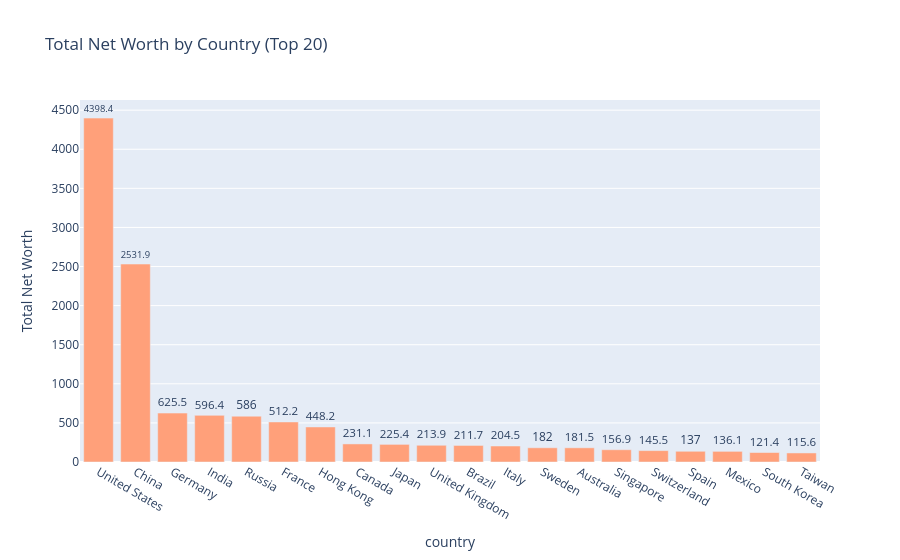

The notebook cell saved with this chart:
### Code cell
# How does wealthy vary by country?
plot_worth_unstacked('country')

### Figure 1 — Plotly figure (JSON) as saved in the notebook; plotly's stock layout.template omitted (floating-point values rounded to 4 significant figures)
{"data": [{"alignmentgroup": "True", "hovertemplate": "country=%{x}<br>networth=%{text}<extra></extra>", "legendgroup": "", "marker": {"color": "lightsalmon", "pattern": {"shape": ""}}, "name": "", "offsetgroup": "", "orientation": "v", "showlegend": false, "text": [4398.0, 2532.0, 625.5, 596.4, 586, 512.2, 448.2, 231.1, 225.4, 213.9, 211.7, 204.5, 182, 181.5, 156.9, 145.5, 137, 136.1, 121.4, 115.6], "textposition": "outside", "type": "bar", "x": ["United States", "China", "Germany", "India", "Russia", "France", "Hong Kong", "Canada", "Japan", "United Kingdom", "Brazil", "Italy", "Sweden", "Australia", "Singapore", "Switzerland", "Spain", "Mexico", "South Korea", "Taiwan"], "xaxis": "x", "y": [4398.0, 2532.0, 625.5, 596.4, 586, 512.2, 448.2, 231.1, 225.4, 213.9, 211.7, 204.5, 182, 181.5, 156.9, 145.5, 137, 136.1, 121.4, 115.6], "yaxis": "y"}], "layout": {"barmode": "relative", "legend": {"tracegroupgap": 0}, "title": {"text": "Total Net Worth by Country (Top 20)"}, "xaxis": {"anchor": "y", "domain": [0, 1], "nticks": 30, "title": {"text": "country"}}, "yaxis": {"anchor": "x", "domain": [0, 1], "title": {"text": "Total Net Worth"}}}}
